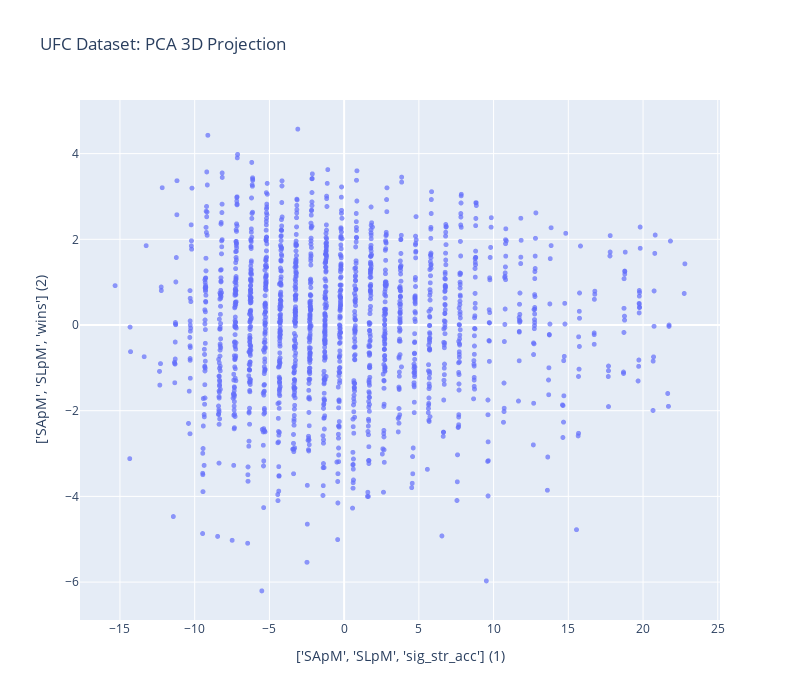

The notebook cell this image was saved under:
### Code cell
# Create DataFrame for visualization
pca_df = pd.DataFrame({
    crit_cols_1: X_pca[:, 0],
    crit_cols_2: X_pca[:, 1],
    crit_cols_3: X_pca[:, 2],
    'Fighter': df_pruned.index,
    'Wins': df_pruned.get('wins') + means[0]
})

# 3D scatter plot
fig = px.scatter(
    pca_df,
    x=crit_cols_1,
    y=crit_cols_2,
    #z=crit_cols_3,
    hover_name='Fighter',       # main hover label
    hover_data={'Wins': True},  # extra data to show
    title='UFC Dataset: PCA 3D Projection',
    width=800,
    height=700
)

fig.update_traces(marker=dict(size=5, opacity=0.7))
fig.show()

### Figure 1 — Plotly figure (JSON) as saved in the notebook; plotly's stock layout.template omitted (floating-point values rounded to 4 significant figures; data arrays with more than 128 entries replaced by an {"elided": "..."} marker saying what was removed)
{"data": [{"customdata": {"elided": "1690x1 float values"}, "hovertemplate": "<b>%{hovertext}</b><br><br>['SApM', 'SLpM', 'sig_str_acc'] (1)=%{x}<br>['SApM', 'SLpM', 'wins'] (2)=%{y}<br>Wins=%{customdata[0]}<extra></extra>", "hovertext": {"elided": "1690 str values"}, "legendgroup": "", "marker": {"color": "#636efa", "opacity": 0.7, "size": 5, "symbol": "circle"}, "mode": "markers", "name": "", "showlegend": false, "type": "scattergl", "x": {"elided": "1690 float values"}, "xaxis": "x", "y": {"elided": "1690 float values"}, "yaxis": "y"}], "layout": {"height": 700, "legend": {"tracegroupgap": 0}, "title": {"text": "UFC Dataset: PCA 3D Projection"}, "width": 800, "xaxis": {"anchor": "y", "domain": [0, 1], "title": {"text": "['SApM', 'SLpM', 'sig_str_acc'] (1)"}}, "yaxis": {"anchor": "x", "domain": [0, 1], "title": {"text": "['SApM', 'SLpM', 'wins'] (2)"}}}}
